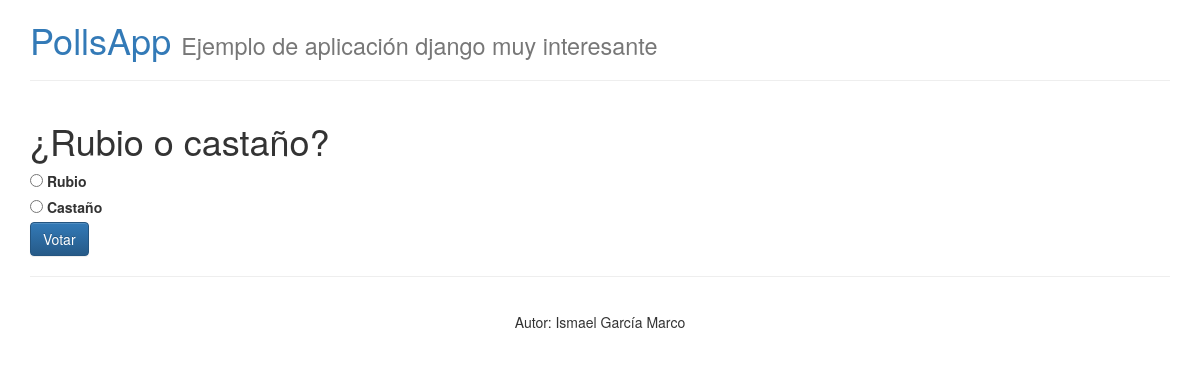
The app's page /polls/2/ with its own data.
### polls/models.py (models this page shows, shortened)
class Question(models.Model):
	question_text = models.CharField(max_length=200)
	pub_date = models.DateTimeField('date published')

class Choice(models.Model):
	question = models.ForeignKey(Question)
	choice_text = models.CharField(max_length=200)
	votes = models.IntegerField(default=0)

### polls/views.py (the view)
# urls.py: url(r'^(?P<question_id>\d+)/$', views.detail, name='detail'),
def detail(request, question_id):
	question = get_object_or_404(Question, pk=question_id)
	context = {
		'question' : question
	}
	return render(request, 'detail.html', context)

### polls/context_processor.py (called while the page is built)
def SiteInfo(request):
	return {
		'site_title' : settings.SITE_TITLE,
		'site_subtitle' : settings.SITE_SUBTITLE,
		'site_credits' : settings.SITE_CREDITS,
	}

def LastActivity(request):
	result = {}
	if 'votes' in request.session:
		pks_list = request.session['votes']
		questions = list(Question.objects.filter(pk__in=pks_list))
		questions.sort(key=lambda t: pks_list.index(t.pk))
		result['last_questions'] = questions
	return result

### polls/templates/detail.html (shortened to what this page needs)
{% extends "layouts/main.html" %}
{% block content %}
<h1>{{question.question_text}}</h1>
<form action="{% url 'vote' question.id %}" method="POST">
	{% for choice in question.choice_set.all %}
		<input type="radio" name="choice" id="choice{{forloop.counter}}" value="{{choice.id}}">
		<label for="choice{{forloop.counter}}">{{choice.choice_text}}</label><br/>
	{% endfor %}
	<input type="submit" value="Votar" class="btn btn-primary">
</form>
{% endblock %}

### records on screen
Question: question_text "¿Rubio o castaño?"
Choice: choice_text "Rubio"
Choice: choice_text "Castaño"

### other values on screen
{{ site_title }} "PollsApp"
{{ site_subtitle }} "Ejemplo de aplicación django muy interesante"
{{ site_credits }} "Autor: Ismael García Marco"
